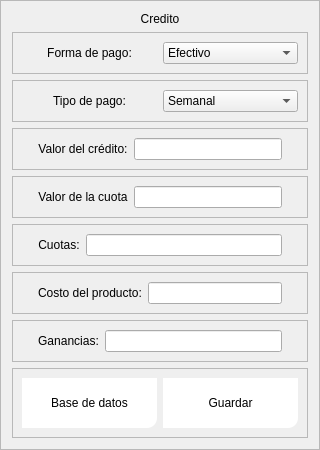
                     <widget class="QFrame" name="frame_62">
                      <property name="minimumSize">
                       <size>
                        <width>50</width>
                        <height>0</height>
                       </size>
                      </property>
                      <property name="maximumSize">
                       <size>
                        <width>500</width>
                        <height>16777215</height>
                       </size>
                      </property>
                      <property name="frameShape">
                       <enum>QFrame::StyledPanel</enum>
                      </property>
                      <property name="frameShadow">
                       <enum>QFrame::Raised</enum>
                      </property>
                      <layout class="QVBoxLayout" name="verticalLayout_27">
                       <item>
                        <widget class="QLabel" name="label_156">
                         <property name="styleSheet">
                          <string notr="true">font: 75 12pt &quot;Open Sans Semibold&quot;</string>
                         </property>
                         <property name="text">
                          <string>Credito</string>
                         </property>
                         <property name="alignment">
                          <set>Qt::AlignCenter</set>
                         </property>
                        </widget>
                       </item>
                       <item>
                        <widget class="QFrame" name="frame_63">
                         <property name="frameShape">
                          <enum>QFrame::StyledPanel</enum>
                         </property>
                         <property name="frameShadow">
                          <enum>QFrame::Raised</enum>
                         </property>
                         <layout class="QHBoxLayout" name="horizontalLayout_38">
                          <item>
                           <widget class="QLabel" name="label_161">
                            <property name="styleSheet">
                             <string notr="true">font: 75 9pt &quot;Open Sans Semibold&quot;</string>
                            </property>
                            <property name="text">
                             <string>Forma de pago:</string>
                            </property>
                            <property name="alignment">
                             <set>Qt::AlignCenter</set>
                            </property>
                           </widget>
                          </item>
                          <item>
                           <widget class="QComboBox" name="forma_pago_credito">
                            <item>
                             <property name="text">
                              <string>Efectivo</string>
                             </property>
                            </item>
                            <item>
                             <property name="text">
                              <string>Transferencia</string>
                             </property>
                            </item>
                            <item>
                             <property name="text">
                              <string>Ambas</string>
                             </property>
                            </item>
                           </widget>
                          </item>
                         </layout>
                        </widget>
                       </item>
                       <item>
                        <widget class="QFrame" name="frame_67">
                         <property name="frameShape">
                          <enum>QFrame::StyledPanel</enum>
                         </property>
                         <property name="frameShadow">
                          <enum>QFrame::Raised</enum>
                         </property>
                         <layout class="QHBoxLayout" name="horizontalLayout_48">
                          <item>
                           <widget class="QLabel" name="label_172">
                            <property name="styleSheet">
                             <string notr="true">font: 75 9pt &quot;Open Sans Semibold&quot;</string>
                            </property>
                            <property name="text">
                             <string>Tipo de pago:</string>
                            </property>
                            <property name="alignment">
                             <set>Qt::AlignCenter</set>
                            </property>
                           </widget>
                          </item>
                          <item>
                           <widget class="QComboBox" name="tipo_pago_credito">
                            <item>
                             <property name="text">
                              <string>Semanal</string>
                             </property>
                            </item>
                            <item>
                             <property name="text">
                              <string>Quincenal</string>
                             </property>
                            </item>
                            <item>
                             <property name="text">
                              <string>Mensual</string>
                             </property>
                            </item>
                           </widget>
                          </item>
                         </layout>
                        </widget>
                       </item>
                       <item>
                        <widget class="QFrame" name="frame_64">
                         <property name="frameShape">
                          <enum>QFrame::StyledPanel</enum>
                         </property>
                         <property name="frameShadow">
                          <enum>QFrame::Raised</enum>
                         </property>
                         <layout class="QHBoxLayout" name="horizontalLayout_44">
                          <property name="leftMargin">
                           <number>25</number>
                          </property>
                          <property name="rightMargin">
                           <number>25</number>
                          </property>
                          <item>
                           <widget class="QLabel" name="label_162">
                            <property name="styleSheet">
                             <string notr="true">font: 75 9pt &quot;Open Sans Semibold&quot;</string>
                            </property>
                            <property name="text">
                             <string>Valor del crédito:</string>
                            </property>
                            <property name="alignment">
                             <set>Qt::AlignCenter</set>
                            </property>
                           </widget>
                          </item>
                          <item>
                           <widget class="QLineEdit" name="valor_del_credito">
                            <property name="styleSheet">
                             <string notr="true">font: 75 8pt &quot;Open Sans Semibold&quot;</string>
                            </property>
                            <property name="text">
                             <string/>
                            </property>
                           </widget>
                          </item>
                         </layout>
                        </widget>
                       </item>
                       <item>
                        <widget class="QFrame" name="frame_65">
                         <property name="frameShape">
                          <enum>QFrame::StyledPanel</enum>
                         </property>
                         <property name="frameShadow">
                          <enum>QFrame::Raised</enum>
                         </property>
                         <layout class="QHBoxLayout" name="horizontalLayout_45">
                          <property name="leftMargin">
                           <number>25</number>
                          </property>
                          <property name="rightMargin">
                           <number>25</number>
                          </property>
                          <item>
                           <widget class="QLabel" name="label_163">
                            <property name="styleSheet">
                             <string notr="true">font: 75 9pt &quot;Open Sans Semibold&quot;</string>
                            </property>
                            <property name="text">
                             <string>Valor de la cuota</string>
                            </property>
                            <property name="alignment">
                             <set>Qt::AlignCenter</set>
                            </property>
                           </widget>
                          </item>
                          <item>
                           <widget class="QLineEdit" name="cuotas_credito">
                            <property name="styleSheet">
                             <string notr="true">font: 75 8pt &quot;Open Sans Semibold&quot;</string>
                            </property>
                           </widget>
                          </item>
                         </layout>
                        </widget>
                       </item>
                       <item>
                        <widget class="QFrame" name="frame_66">
                         <property name="frameShape">
                          <enum>QFrame::StyledPanel</enum>
                         </property>
                         <property name="frameShadow">
                          <enum>QFrame::Raised</enum>
                         </property>
                         <layout class="QHBoxLayout" name="horizontalLayout_46">
                          <property name="leftMargin">
                           <number>25</number>
                          </property>
                          <property name="rightMargin">
                           <number>25</number>
                          </property>
                          <item>
                           <widget class="QLabel" name="label_164">
                            <property name="styleSheet">
                             <string notr="true">font: 75 9pt &quot;Open Sans Semibold&quot;</string>
                            </property>
                            <property name="text">
                             <string>Cuotas:</string>
                            </property>
                            <property name="alignment">
                             <set>Qt::AlignCenter</set>
                            </property>
                           </widget>
                          </item>
                          <item>
                           <widget class="QLineEdit" name="plazos_credito">
                            <property name="styleSheet">
                             <string notr="true">font: 75 8pt &quot;Open Sans Semibold&quot;</string>
                            </property>
                           </widget>
                          </item>
                         </layout>
                        </widget>
                       </item>
                       <item>
                        <widget class="QFrame" name="frame_81">
                         <property name="frameShape">
                          <enum>QFrame::StyledPanel</enum>
                         </property>
                         <property name="frameShadow">
                          <enum>QFrame::Raised</enum>
                         </property>
                         <layout class="QHBoxLayout" name="horizontalLayout_53">
                          <property name="leftMargin">
                           <number>25</number>
                          </property>
                          <property name="rightMargin">
                           <number>25</number>
                          </property>
                          <item>
                           <widget class="QLabel" name="label_176">
                            <property name="styleSheet">
                             <string notr="true">font: 75 9pt &quot;Open Sans Semibold&quot;</string>
                            </property>
                            <property name="text">
                             <string>Costo del producto:</string>
                            </property>
                            <property name="alignment">
                             <set>Qt::AlignCenter</set>
                            </property>
                           </widget>
                          </item>
                          <item>
                           <widget class="QLineEdit" name="egresos_credito">
                            <property name="styleSheet">
                             <string notr="true">font: 75 8pt &quot;Open Sans Semibold&quot;</string>
                            </property>
                           </widget>
                          </item>
                         </layout>
                        </widget>
                       </item>
                       <item>
                        <widget class="QFrame" name="frame_82">
                         <property name="frameShape">
                          <enum>QFrame::StyledPanel</enum>
                         </property>
                         <property name="frameShadow">
                          <enum>QFrame::Raised</enum>
                         </property>
                         <layout class="QHBoxLayout" name="horizontalLayout_54">
                          <property name="leftMargin">
                           <number>25</number>
                          </property>
                          <property name="rightMargin">
                           <number>25</number>
                          </property>
                          <item>
                           <widget class="QLabel" name="label_177">
                            <property name="styleSheet">
                             <string notr="true">font: 75 9pt &quot;Open Sans Semibold&quot;</string>
                            </property>
                            <property name="text">
                             <string>Ganancias:</string>
                            </property>
                            <property name="alignment">
                             <set>Qt::AlignCenter</set>
                            </property>
                           </widget>
                          </item>
                          <item>
                           <widget class="QLineEdit" name="saldo_credito">
                            <property name="styleSheet">
                             <string notr="true">font: 75 8pt &quot;Open Sans Semibold&quot;</string>
                            </property>
                           </widget>
                          </item>
                         </layout>
                        </widget>
                       </item>
                       <item>
                        <widget class="QFrame" name="frame_60">
                         <property name="frameShape">
                          <enum>QFrame::StyledPanel</enum>
                         </property>
                         <property name="frameShadow">
                          <enum>QFrame::Raised</enum>
                         </property>
                         <layout class="QHBoxLayout" name="horizontalLayout_41">
                          <item>
                           <widget class="QPushButton" name="btn_bd_credito">
                            <property name="minimumSize">
                             <size>
                              <width>135</width>
                              <height>50</height>
                             </size>
                            </property>
                            <property name="maximumSize">
                             <size>
                              <width>150</width>
                              <height>16777215</height>
                             </size>
                            </property>
                            <property name="styleSheet">
                             <string notr="true">vQFrame{
background-color: rgb(51, 157, 255);
}

QPushButton{
color: rgb(0, 0, 0);
	background-color: rgb(255, 255, 255);
border-bottom-right-radius:10px;
font: 75 7pt &quot;Open Sans Semibold&quot;
}

QPushButton:hover{
color: rgb(255, 255, 255);
	background-color: rgb(230, 135, 149);
border-bottom-right-radius:10px;
border-bottom-left-radius:10px;
border-top-right-radius:10px;
border-top-left-radius:10px;
font: 75 8pt  &quot;Open Sans Semibold&quot;
}</string>
                            </property>
                            <property name="text">
                             <string>Base de datos</string>
                            </property>
                            <property name="icon">
                             <iconset>
                              <normaloff>images/5673302.png</normaloff>images/5673302.png</iconset>
                            </property>
                            <property name="iconSize">
                             <size>
                              <width>40</width>
                              <height>40</height>
                             </size>
                            </property>
                           </widget>
                          </item>
                          <item>
                           <widget class="QPushButton" name="guardar_credito">
                            <property name="minimumSize">
                             <size>
                              <width>135</width>
                              <height>50</height>
                             </size>
                            </property>
                            <property name="maximumSize">
                             <size>
                              <width>150</width>
                              <height>16777215</height>
                             </size>
                            </property>
                            <property name="styleSheet">
                             <string notr="true">vQFrame{
background-color: rgb(51, 157, 255);
}

QPushButton{
color: rgb(0, 0, 0);
	background-color: rgb(255, 255, 255);
border-bottom-right-radius:10px;
font: 75 7pt &quot;Open Sans Semibold&quot;
}

QPushButton:hover{
color: rgb(255, 255, 255);
	background-color: rgb(230, 135, 149);
border-bottom-right-radius:10px;
border-bottom-left-radius:10px;
border-top-right-radius:10px;
border-top-left-radius:10px;
font: 75 8pt  &quot;Open Sans Semibold&quot;
}</string>
                            </property>
                            <property name="text">
                             <string>Guardar</string>
                            </property>
                            <property name="icon">
                             <iconset>
                              <normaloff>images/5599648.png</normaloff>images/5599648.png</iconset>
                            </property>
                            <property name="iconSize">
                             <size>
                              <width>40</width>
                              <height>40</height>
                             </size>
                            </property>
                           </widget>
                          </item>
                         </layout>
                        </widget>
                       </item>
                      </layout>
                     </widget>
